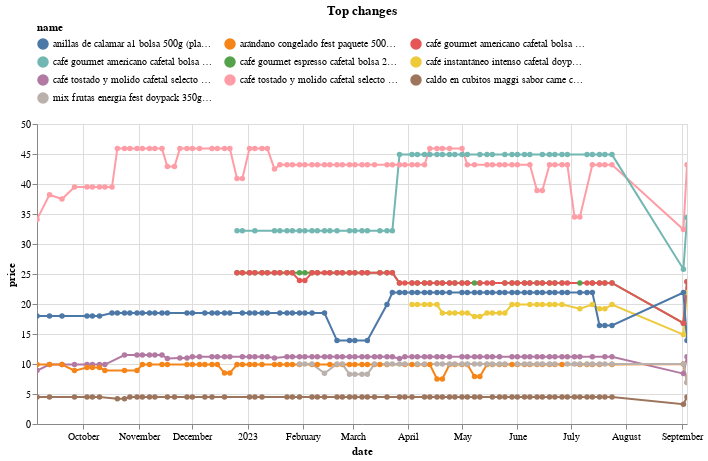

The cell this chart's notebook holds for it:
### Code cell
top_changes.head(10).pipe(plot_changes, 'Top changes')

### Figure 1 — Vega-Lite specification as saved in the notebook (floating-point values rounded to 4 significant figures; data arrays with more than 128 entries replaced by an {"elided": "..."} marker saying what was removed)
{"config": {"view": {"continuousWidth": 300, "continuousHeight": 300}, "legend": {"columns": 3, "orient": "top"}}, "data": {"name": "data-270899e10192e55c0ec3b400366b1b3b"}, "mark": {"type": "line", "point": true}, "encoding": {"color": {"field": "name", "scale": {"domain": ["anillas de calamar a1 bolsa 500g (plaza_vea)", "arándano congelado fest paquete 500g (plaza_vea)", "café gourmet americano cafetal bolsa 200g (plaza_vea)", "café gourmet americano cafetal bolsa 450g (plaza_vea)", "café gourmet espresso cafetal bolsa 200g (plaza_vea)", "café instantáneo intenso cafetal doypack 90g (plaza_vea)", "café tostado y molido cafetal selecto bolsa 200g (plaza_vea)", "café tostado y molido cafetal selecto bolsa 900g (plaza_vea)", "caldo en cubitos maggi sabor carne caja 75.2g (plaza_vea)", "mix frutas energía fest doypack 350g (plaza_vea)"]}, "type": "nominal"}, "tooltip": [{"field": "name", "type": "nominal"}, {"field": "price", "type": "quantitative"}, {"field": "last_price", "type": "quantitative"}], "x": {"field": "date", "type": "temporal"}, "y": {"field": "price", "type": "quantitative"}}, "params": [{"name": "param_1", "select": {"type": "point", "fields": ["name"]}, "bind": "legend"}, {"name": "param_2", "select": {"type": "interval", "encodings": ["x", "y"]}, "bind": "scales"}], "title": "Top changes", "transform": [{"filter": {"param": "param_1"}}], "width": 650, "$schema": "https://vega.github.io/schema/vega-lite/v5.14.1.json", "datasets": {"data-270899e10192e55c0ec3b400366b1b3b": {"elided": "632 records"}}}
